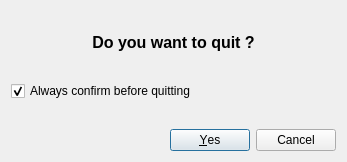
<?xml version="1.0" encoding="UTF-8"?>
<ui version="4.0">
 <class>quitConfirmDialog</class>
 <widget class="QDialog" name="quitConfirmDialog">
  <property name="geometry">
   <rect>
    <x>0</x>
    <y>0</y>
    <width>347</width>
    <height>162</height>
   </rect>
  </property>
  <property name="windowTitle">
   <string>Quitting confirmation</string>
  </property>
  <property name="modal">
   <bool>true</bool>
  </property>
  <layout class="QVBoxLayout" name="verticalLayout">
   <item>
    <spacer name="verticalSpacer_4">
     <property name="orientation">
      <enum>Qt::Orientation::Vertical</enum>
     </property>
     <property name="sizeHint" stdset="0">
      <size>
       <width>20</width>
       <height>40</height>
      </size>
     </property>
    </spacer>
   </item>
   <item>
    <widget class="QLabel" name="label">
     <property name="font">
      <font>
       <pointsize>12</pointsize>
       <bold>true</bold>
      </font>
     </property>
     <property name="text">
      <string>Do you want to quit ?</string>
     </property>
     <property name="alignment">
      <set>Qt::AlignmentFlag::AlignCenter</set>
     </property>
    </widget>
   </item>
   <item>
    <spacer name="verticalSpacer_2">
     <property name="orientation">
      <enum>Qt::Orientation::Vertical</enum>
     </property>
     <property name="sizeType">
      <enum>QSizePolicy::Policy::Preferred</enum>
     </property>
     <property name="sizeHint" stdset="0">
      <size>
       <width>20</width>
       <height>40</height>
      </size>
     </property>
    </spacer>
   </item>
   <item>
    <widget class="QCheckBox" name="checkBoxConfirmQuit">
     <property name="text">
      <string>Always confirm before quitting</string>
     </property>
     <property name="checked">
      <bool>true</bool>
     </property>
    </widget>
   </item>
   <item>
    <spacer name="verticalSpacer">
     <property name="orientation">
      <enum>Qt::Orientation::Vertical</enum>
     </property>
     <property name="sizeHint" stdset="0">
      <size>
       <width>20</width>
       <height>40</height>
      </size>
     </property>
    </spacer>
   </item>
   <item>
    <widget class="QDialogButtonBox" name="buttonBox">
     <property name="orientation">
      <enum>Qt::Orientation::Horizontal</enum>
     </property>
     <property name="standardButtons">
      <set>QDialogButtonBox::StandardButton::Cancel|QDialogButtonBox::StandardButton::Yes</set>
     </property>
    </widget>
   </item>
  </layout>
 </widget>
 <resources/>
 <connections>
  <connection>
   <sender>buttonBox</sender>
   <signal>accepted()</signal>
   <receiver>quitConfirmDialog</receiver>
   <slot>accept()</slot>
   <hints>
    <hint type="sourcelabel">
     <x>248</x>
     <y>254</y>
    </hint>
    <hint type="destinationlabel">
     <x>157</x>
     <y>274</y>
    </hint>
   </hints>
  </connection>
  <connection>
   <sender>buttonBox</sender>
   <signal>rejected()</signal>
   <receiver>quitConfirmDialog</receiver>
   <slot>reject()</slot>
   <hints>
    <hint type="sourcelabel">
     <x>316</x>
     <y>260</y>
    </hint>
    <hint type="destinationlabel">
     <x>286</x>
     <y>274</y>
    </hint>
   </hints>
  </connection>
 </connections>
</ui>
